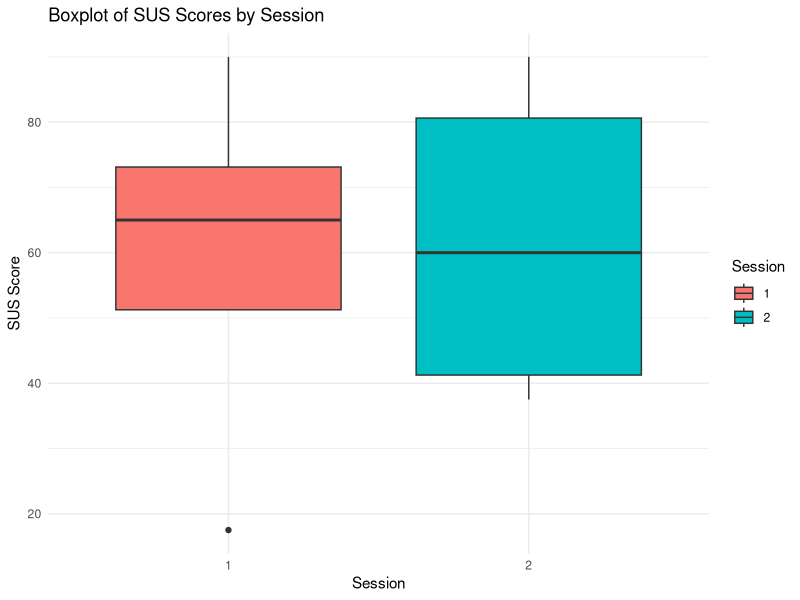
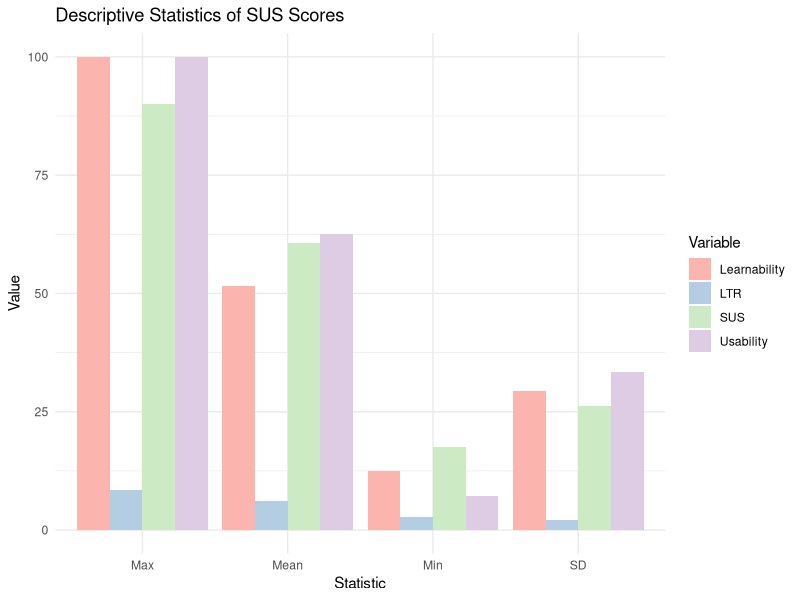
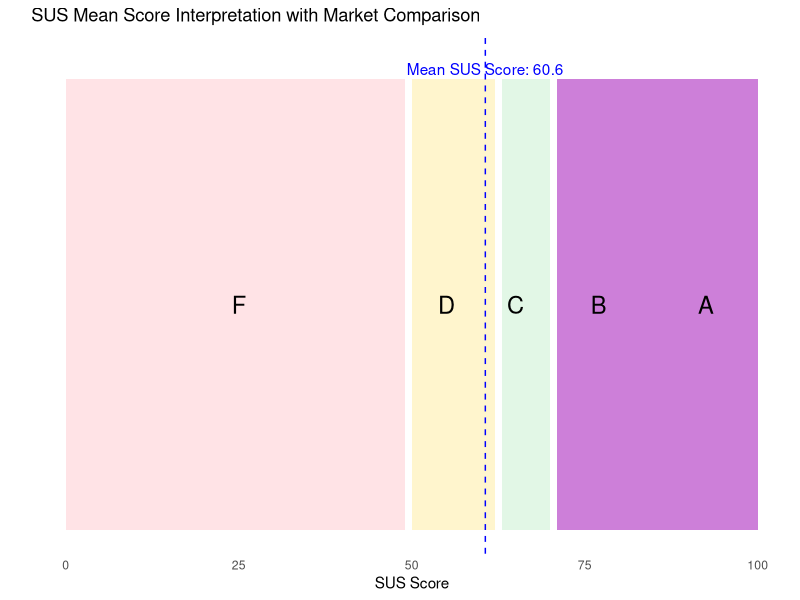
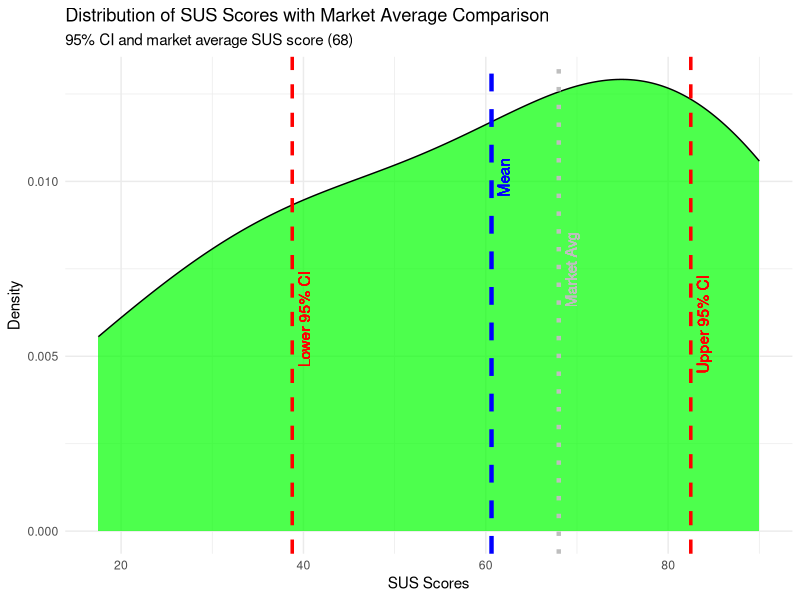

These charts were generated, in order, by the following R code:
## ---- chunk 1
library(readr)
library(dplyr)
library(ggplot2)
library(tidyr)

# Load the data
data <- read_csv("SUS.csv", show_col_types = FALSE)

## ---- chunk 2
# Rename the participant column and the question columns
colnames(data)[1] <- "Participant"
colnames(data)[-1] <- paste("Q", 1:10, sep="")

# Define a function to convert responses to scores
response_to_score <- function(response) {
  case_when(
    tolower(response) == "strongly disagree" ~ 1,
    tolower(response) == "disagree" ~ 2,
    tolower(response) == "neither agree nor disagree" ~ 3,
    tolower(response) == "agree" ~ 4,
    tolower(response) == "strongly agree" ~ 5
  )
}

# Apply the function across the response columns
data[2:11] <- lapply(data[2:11], function(column) sapply(column, response_to_score))
print(data)

## ---- chunk 3

# Adjust scores for even and odd numbered questions
for (i in 1:10) {
  if (i %% 2 == 0) {
    data[,i+1] <- 5 - data[,i+1]
  } else {
    data[,i+1] <- data[,i+1] - 1
  }
}

# Calculate SUS Score
data$SUS_Score <- rowSums(data[2:11]) * 2.5

# Extracting base participant ID and session
data <- data %>%
  mutate(Base_Participant = gsub("\\(.*\\)", "", Participant),
         Session = ifelse(grepl("\\(", Participant), gsub(".*\\((.*)\\)", "\\1", Participant), "1"))

# Function to compute grade from score
sus_grade <- function(score) {
  if (score >= 91) {
    return("A")
  } else if (score >= 81) {
    return("B")
  } else if (score >= 71) {
    return("C")
  } else if (score >= 61) {
    return("D")
  } else {
    return("F")
  }
}

# Function to compute acceptability from score
sus_acceptability <- function(score) {
  if (score >= 71) {
    return("Acceptable")
  } else if (score >= 63) {
    return("Marginal high")
  } else if (score >= 50) {
    return("Marginal low")
  } else {
    return("Not acceptable")
  }
}

# Function to compute Learnability and Usability
compute_additional_metrics <- function(df) {
  df$Learnability <- (df$Q4 + df$Q10) * (100/(4*2))
  # Assuming that Q1 to Q10 are the first 10 columns after 'Participant'
  score_columns <- grep("Q[1-9]$", names(df)) # Regex to select only Q1 to Q10 columns
  df$Usability <- (rowSums(df[, score_columns]) - 5) * (100/(4*7))
  df
}

# Apply calculations to data
data <- data %>%
  mutate(
    Grade = sapply(SUS_Score, sus_grade),
    Acceptability = sapply(SUS_Score, sus_acceptability)
  ) %>%
  compute_additional_metrics() %>%
  mutate(
    LTR = 1.33 + (0.08 * SUS_Score)
  )

head(data)
## ---- chunk 4



# Separate data by session
data_session1 <- data %>% filter(Session == "1")
data_session2 <- data %>% filter(Session == "2")


# Now let's bind the rows of session 1 and 2 together for the plotting
sus_combined <- bind_rows(data_session1, data_session2)

## ---- chunk 5


# Boxplot for SUS scores
ggplot(sus_combined, aes(x = Session, y = SUS_Score, fill = Session)) +
  geom_boxplot() +
  labs(title = "Boxplot of SUS Scores by Session",
       x = "Session",
       y = "SUS Score") +
  theme_minimal()

# Display the plot
print(sus_combined)

library(dplyr)
library(tidyr)
library(dplyr)
library(tidyr)

# Assuming your data frame is named 'merged_data'

# Calculate descriptive statistics for each numerical variable
descriptive_stats <- sus_combined %>%
  summarise(
    Mean_SUS = mean(SUS_Score, na.rm = TRUE),
    SD_SUS = sd(SUS_Score, na.rm = TRUE),
    Min_SUS = min(SUS_Score, na.rm = TRUE),
    Max_SUS = max(SUS_Score, na.rm = TRUE),
    Mean_LTR = mean(LTR, na.rm = TRUE),
    SD_LTR = sd(LTR, na.rm = TRUE),
    Min_LTR = min(LTR, na.rm = TRUE),
    Max_LTR = max(LTR, na.rm = TRUE),
    Mean_Usability = mean(Usability, na.rm = TRUE),
    SD_Usability = sd(Usability, na.rm = TRUE),
    Min_Usability = min(Usability, na.rm = TRUE),
    Max_Usability = max(Usability, na.rm = TRUE),
    Mean_Learnability = mean(Learnability, na.rm = TRUE),
    SD_Learnability = sd(Learnability, na.rm = TRUE),
    Min_Learnability = min(Learnability, na.rm = TRUE),
    Max_Learnability = max(Learnability, na.rm = TRUE)
  ) %>%
  # Transpose the data frame to get statistics as rows and variables as columns
  gather(key = "Stats", value = "Value", everything()) %>%
  separate(Stats, into = c("Statistic", "Variable"), sep = "_") %>%
  spread(key = "Variable", value = "Value")

# View the transposed summary statistics
print(descriptive_stats)









average_sus <- sus_combined %>%
  group_by(Session) %>%
  summarise(Average_SUS = mean(SUS_Score))


# Reshape the data for plotting
descriptive_stats_long <- descriptive_stats %>%
  pivot_longer(cols = -Statistic, names_to = "Variable", values_to = "Value")

# Plotting descriptive statistics as a bar chart
ggplot(descriptive_stats_long, aes(x = Statistic, y = Value, fill = Variable)) +
  geom_bar(stat = "identity", position = "dodge") +
  labs(title = "Descriptive Statistics of SUS Scores", x = "Statistic", y = "Value") +
  theme_minimal() +
  scale_fill_brewer(palette = "Pastel1")



library(ggplot2)
library(dplyr)

# Calculate mean SUS Score from your data
mean_sus <- mean(data$SUS_Score, na.rm = TRUE)

# Define the ranges for the acceptability levels and corresponding colors
acceptability_levels <- data.frame(
  Level = c("Not Acceptable", "Marginal Low", "Marginal High", "Acceptable"),
  Min = c(0, 50, 63, 71),
  Max = c(49, 62, 70, 100),
  Color = c("#FFC7CE", "#FFEB9C", "#C6EFCE", "#9C00B3FF")
)

# Define the grades
grades <- data.frame(
  Grade = c("F", "D", "C", "B", "A"),
  Min = c(0, 50, 60, 70, 85),
  Max = c(49, 59, 69, 84, 100),
  LabelX = c(25, 55, 65, 77, 92.5)
)


# Base plot
plot <- ggplot() +
  geom_rect(data = acceptability_levels, aes(xmin = Min, xmax = Max, ymin = 0, ymax = 1, fill = Color), alpha = 0.5) +
  scale_fill_identity() +
  geom_text(data = grades, aes(x = LabelX, y = 0.5, label = Grade), size = 6, color = "black") +
  geom_vline(xintercept = mean_sus, color = "blue", linetype = "dashed") +
  annotate("text", x = mean_sus, y = 1.05, label = paste("Mean SUS Score:", round(mean_sus, 1)), vjust = 1.5, color = "blue") +
  labs(title = "SUS Mean Score Interpretation with Market Comparison",
       x = "SUS Score", y = "") +
  theme_minimal() +
  theme(legend.position = "none",
        panel.grid.major = element_blank(),
        panel.grid.minor = element_blank(),
        axis.text.y = element_blank(),
        axis.ticks.y = element_blank())

# Print the plot
print(plot)



library(ggplot2)
library(dplyr)

# Calculate mean SUS Score
mean_sus <- mean(sus_combined$SUS_Score, na.rm = TRUE)

# Calculate 95% Confidence Interval for Mean
ci_width <- qt(0.975, df = nrow(sus_combined) - 1) * sd(sus_combined$SUS_Score, na.rm = TRUE) / sqrt(nrow(sus_combined))
ci_lower <- mean_sus - ci_width
ci_upper <- mean_sus + ci_width

# Define the market average
market_average <- 68

# Maximum density for label placement
max_density <- max(density(sus_combined$SUS_Score)$y)

# Create the plot
plot <- ggplot(sus_combined, aes(x = SUS_Score)) +
  geom_density(fill = "green", color = "black", alpha = 0.7) +  # Simple fill color
  geom_vline(xintercept = mean_sus, color = "blue", linetype = "dashed", linewidth = 1.5) +
  geom_vline(xintercept = ci_lower, color = "red", linetype = "dashed", linewidth = 1.2) +
  geom_vline(xintercept = ci_upper, color = "red", linetype = "dashed", linewidth = 1.2) +
  geom_vline(xintercept = market_average, color = "gray", linetype = "dotted", linewidth = 1.5) +
  geom_text(aes(x = mean_sus, y = max_density, label = "Mean"), vjust = 1.5, hjust = 3, color = "blue", angle = 90) +
  geom_text(aes(x = ci_lower, y = max_density, label = "Lower 95% CI"), vjust = 1.5, hjust = 3, color = "red", angle = 90) +
  geom_text(aes(x = ci_upper, y = max_density, label = "Upper 95% CI"), vjust = 1.5, hjust = 3, color = "red", angle = 90) +
  geom_text(aes(x = market_average, y = max_density, label = "Market Avg"), vjust = 1.5, hjust = 3, color = "gray", angle = 90) +
  labs(title = "Distribution of SUS Scores with Market Average Comparison",
       subtitle = "95% CI and market average SUS score (68)",
       x = "SUS Scores", y = "Density") +
  theme_minimal()

# Display the plot
print(plot)

## ---- chunk 6

## ---- chunk 7

